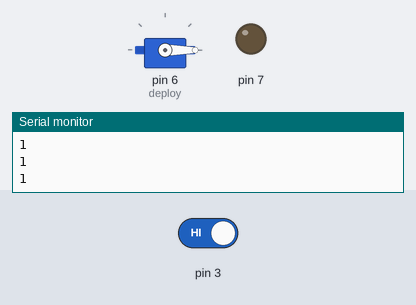
The sketch below on a simulated Arduino Uno, built with avr-gcc and run on an emulated ATmega328P. Shown: servo, output pins drawn as LEDs (lit = HIGH), the last lines printed to the serial monitor. Dashed ring = blinking. The test bench sets the inputs (shaded band); at power-on: pin 3 HIGH.

Above: at 1.2 s.
1.3 s: pin 3 driven LOW
At 1.51 s:
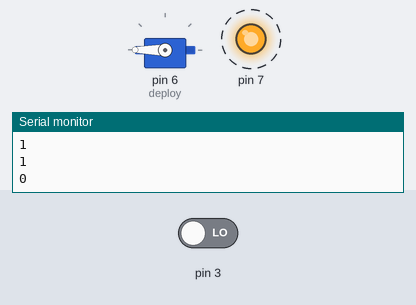
Timing chart, 0 to 7.8 s (numbered marks = the images above; inputs shaded):
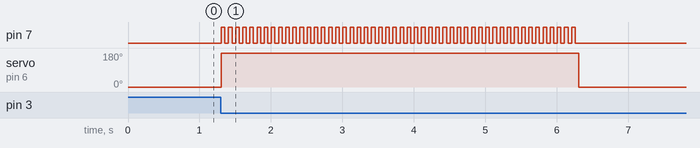

The sketch:

Deployer.ino
```cpp
#include<Servo.h>

Servo deploy;
int apogee;
int num;
int numloop;
void setup() {
  pinMode(7,OUTPUT);
  Serial.begin(9600);
  deploy.attach(6);
  deploy.write(0);
}

void loop() {
  Serial.println(apogee = digitalRead(3));
 if(apogee == 0){
  numloop += 1;
  if(numloop == 1){
    deploy.write(180);
    do{
      digitalWrite(7,HIGH);
      delay(50);
      digitalWrite(7,LOW);
      delay(50);
      num +=1;
    }while(num < 50);
    deploy.write(0);
  }
  }
}
```

Measured:
- after the input at 1.3 s, pin 7: alternates HIGH for 0.05 s and LOW for 0.05 s, 100 changes in all, then stays LOW, starting at once; servo on pin 6 (deploy): 0° → 180° at once, → 0° 5.0 s later
